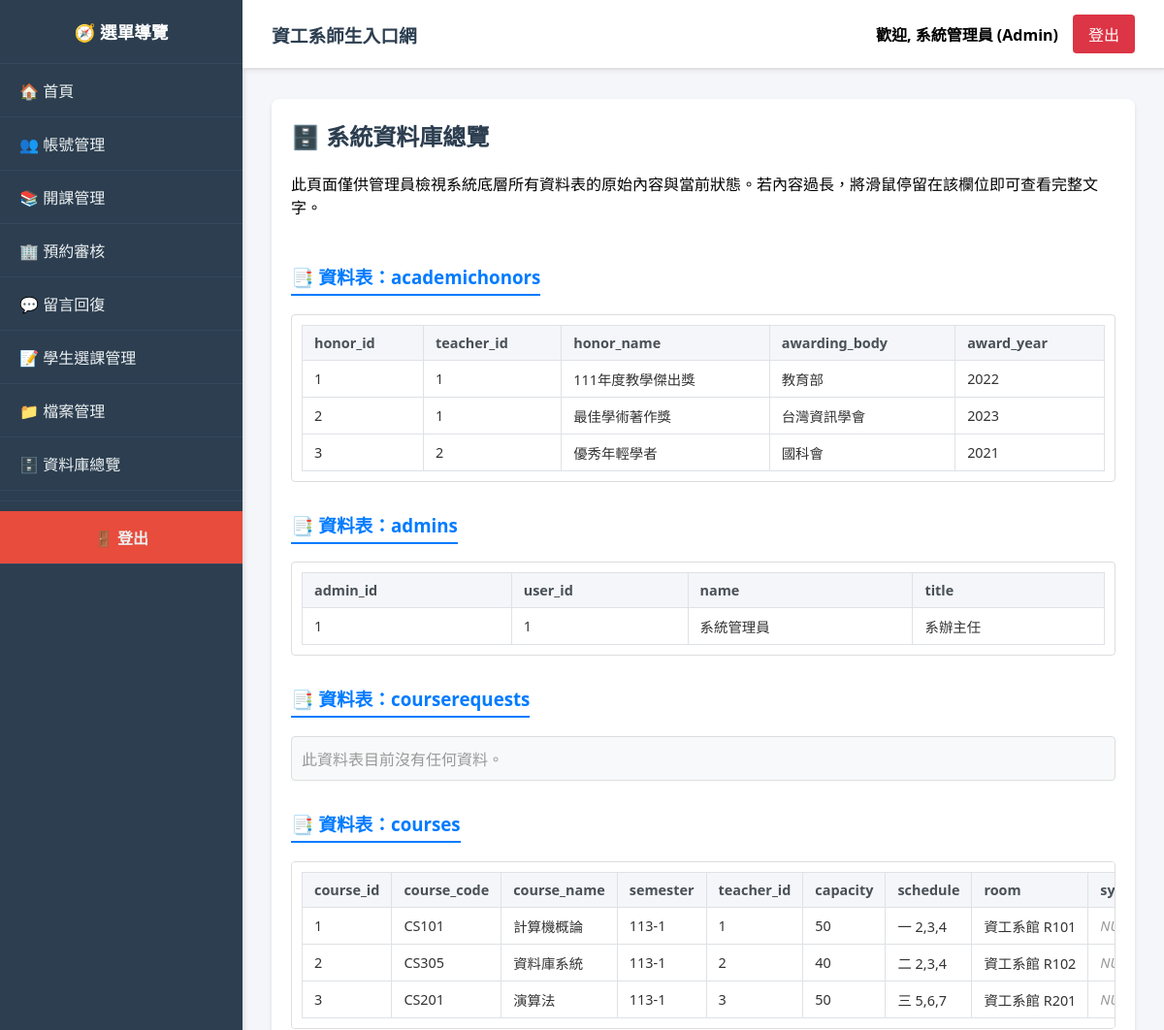
Page /index.php?page=view_database (signed in, upper part) on the earlier database version.
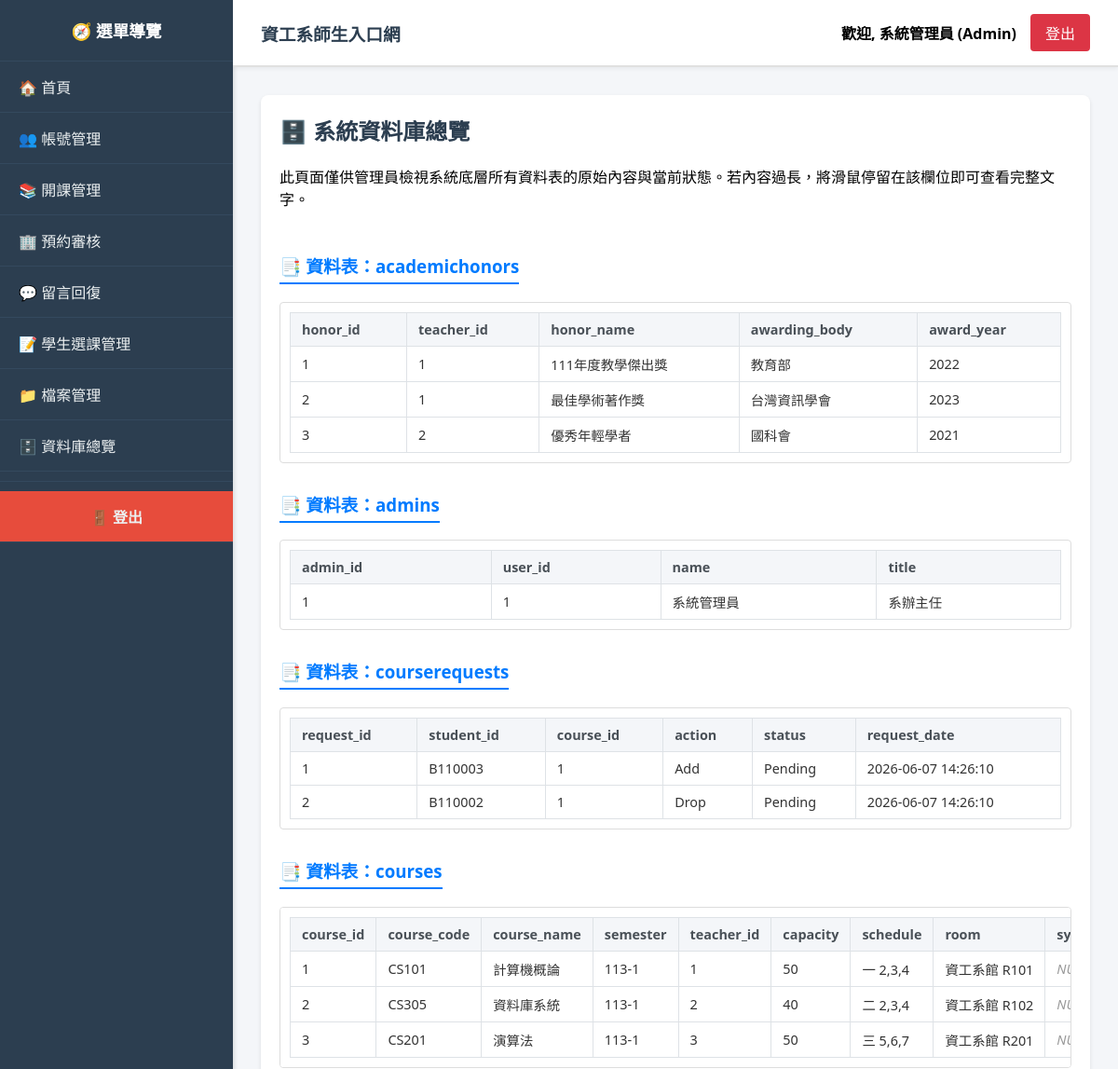
Same page on the later database version.
### tables this page shows
CREATE TABLE AcademicHonors (
    honor_id INT AUTO_INCREMENT PRIMARY KEY COMMENT '榮譽編號',
    teacher_id INT NOT NULL COMMENT '教師編號',
    honor_name VARCHAR(255) NOT NULL COMMENT '獎項名稱',
    awarding_body VARCHAR(255) COMMENT '頒發機構',
    award_year INT COMMENT '獲獎年份',
    FOREIGN KEY (teacher_id) REFERENCES Teachers(teacher_id) ON DELETE CASCADE
);

CREATE TABLE Courses (
    course_id INT AUTO_INCREMENT PRIMARY KEY,
    course_code VARCHAR(20) NOT NULL,
    course_name VARCHAR(100) NOT NULL,
    semester VARCHAR(10) NOT NULL,  
    teacher_id INT,
    capacity INT NOT NULL DEFAULT 50,  
    schedule VARCHAR(100),  
    room VARCHAR(50) DEFAULT NULL COMMENT '上課教室',
    syllabus TEXT,
    weight_assignment INT NOT NULL DEFAULT 30 COMMENT '平時成績權重',
    weight_midterm INT NOT NULL DEFAULT 30 COMMENT '期中成績權重',
    weight_final INT NOT NULL DEFAULT 40 COMMENT '期末成績權重',
    created_at TIMESTAMP DEFAULT CURRENT_TIMESTAMP,
    FOREIGN KEY (teacher_id) REFERENCES Teachers(teacher_id) ON DELETE SET NULL
);

CREATE TABLE CourseRequests (
    request_id INT AUTO_INCREMENT PRIMARY KEY,
    student_id VARCHAR(20) NOT NULL,
    course_id INT NOT NULL,
    action ENUM('Add', 'Drop') NOT NULL COMMENT 'Add=加選, Drop=退選',
    status ENUM('Pending', 'Approved', 'Rejected') DEFAULT 'Pending',
    request_date TIMESTAMP DEFAULT CURRENT_TIMESTAMP,
    FOREIGN KEY (student_id) REFERENCES Students(student_id) ON DELETE CASCADE,
    FOREIGN KEY (course_id) REFERENCES Courses(course_id) ON DELETE CASCADE
);

### modules/admin/view_database.php (the view, shortened to what this page needs)
<div class="card">
    <h2>🗄️ 系統資料庫總覽 </h2>
    <p>此頁面僅供管理員檢視系統底層所有資料表的原始內容與當前狀態。若內容過長，將滑鼠停留在該欄位即可查看完整文字。</p>
    <?php
    if ($_SESSION['role'] != 'Admin') {
        echo "<p style='color:red;'>無權限。只有管理員可以瀏覽此頁面。</p>";
    } else {
        $tables = [];
        $tables_result = $conn->query("SHOW TABLES");
        if ($tables_result) {
            while ($row = $tables_result->fetch_row()) {
                $tables[] = $row[0];
            }
        }
        if (!empty($tables)) {
            foreach ($tables as $table_name) {
                echo "<h3 style='margin-top: 30px; color: #007bff; border-bottom: 2px solid #007bff; padding-bottom: 5px; display: inline-block;'>📑 資料表：{$table_name}</h3>";
                $data_result = $conn->query("SELECT * FROM `{$table_name}`");
                if ($data_result->num_rows > 0) {
                    echo "<div style='overflow-x: auto; background: #fff; padding: 10px; border: 1px solid #ddd; border-radius: 4px;'>";
                    echo "<table style='width:100%; text-align:left; border-collapse: collapse; font-size: 0.9em; white-space: nowrap;'>";
                    echo "<tr style='background:#f4f6f9;'>";
                    $fields = $data_result->fetch_fields();
                    foreach ($fields as $field) {
                        echo "<th style='padding:8px 12px; border: 1px solid #dee2e6; color: #495057;'>" . htmlspecialchars($field->name) . "</th>";
                    }
                    echo "</tr>";
                    while ($data_row = $data_result->fetch_assoc()) {
                        echo "<tr style='border-bottom:1px solid #e0e0e0; background: #fff;' onmouseover=\"this.style.background='#f9f9f9'\" onmouseout=\"this.style.background='#fff'\">";
                        foreach ($data_row as $key => $value) {
                            if ($value === null) {
                                echo "<td style='padding:8px 12px; border: 1px solid #dee2e6; color: #999; font-style: italic;'>NULL</td>";
                            } else {
                                $safe_val = htmlspecialchars((string)$value, ENT_QUOTES, 'UTF-8');
                                echo "<td style='padding:8px 12px; border: 1px solid #dee2e6; color: #333; max-width: 200px; overflow: hidden; text-overflow: ellipsis; white-space: nowrap;' title='{$safe_val}'>" . $safe_val . "</td>";
                            }
                        }
                        echo "</tr>";
                    }
                    echo "</table>";
                    echo "</div>";
                } else {
                    echo "<div style='background: #f8f9fa; padding: 10px; border-radius: 4px; border: 1px solid #ddd;'>";
                    echo "<span style='color:#999;'>此資料表目前沒有任何資料。</span>";
                    echo "</div>";
                }
            }
        } else {
            echo "<p style='color:red;'>無法讀取資料庫結構，或資料庫中沒有任何表單。</p>";
        }
    }
    ?>
</div>

### includes/header.php
<div class="header">
    <div style="flex: 1;">
        <h3 style="margin: 0;">資工系師生入口網</h3>
    </div>
    <div style="display: flex; gap: 15px; align-items: center;">
        <?php if(isset($_SESSION['user_id'])): ?>
            <?php
                $display_name = $_SESSION['username'];
                if(isset($conn)) {
                    $uid = intval($_SESSION['user_id']);
                    $role_type = $_SESSION['role'];
                    $table = '';
                    if($role_type == 'Admin') $table = 'Admins';
                    elseif($role_type == 'Teacher') $table = 'Teachers';
                    elseif($role_type == 'Student') $table = 'Students';
                    if($table) {
                        $name_query = $conn->query("SELECT name FROM $table WHERE user_id = $uid");
                        if($name_query && $n_row = $name_query->fetch_assoc()) {
                            $display_name = $n_row['name'];
                        }
                    }
                }
            ?>
            <span style="font-weight: bold;">歡迎, <?php echo htmlspecialchars($display_name); ?>
            (<?php echo htmlspecialchars($_SESSION['role']); ?>)</span>
            <a href="logout.php" class="btn" style="margin: 0; background: #dc3545;">登出</a>
        <?php else: ?>
            <a href="index.php?page=login" class="btn" style="margin: 0;">系統登入</a>
        <?php endif; ?>
    </div>
</div>

Differences in the rows shown:
added courserequests: request_id "1", student "B110003", course "1", action "Add", status "Pending", request_date "2026-06-07 14:26:10"
added courserequests: request_id "2", student "B110002", course "1", action "Drop", status "Pending", request_date "2026-06-07 14:26:10"
Other differences:
list line gone: "此資料表目前沒有任何資料。"
new list line: "request_id student_id course_id action status request_date"
